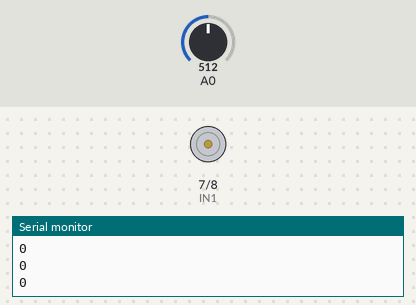
Bench run of a sketch on a simulated Arduino Uno, built with avr-gcc and run on an emulated ATmega328P. On the bench: motor-driver pin pairs drawn as motors (green arrow = first pin HIGH = forward, orange = second pin HIGH = backward, longer = more drive, scaled by the enable pin), the last lines printed to the serial monitor. The inputs (shaded band) are chosen by the test bench; at power-on: A0 = 512.

Above: at 1.2 s.
1.3 s: A0 set to 525
At 2.6 s:
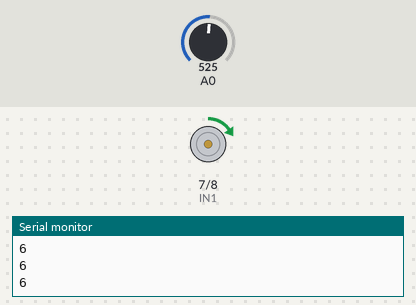
2.9 s: A0 set to 511
At 3.8 s:
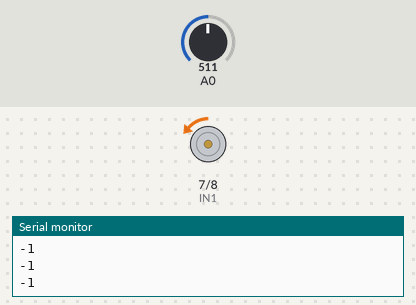
4.5 s: A0 set to 306
At 5.0 s:
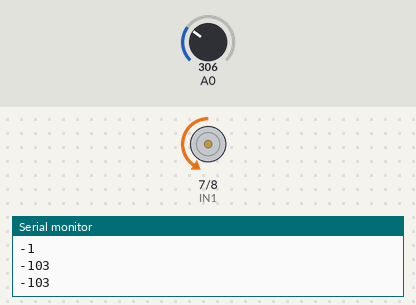
6.1 s: A0 set to 122
At 7.4 s:
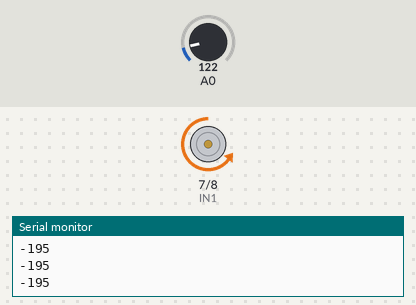
7.7 s: A0 set to 716
At 8.7 s:
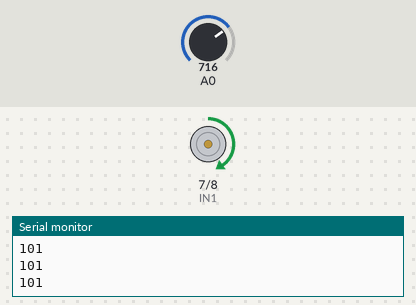
9.3 s: A0 set to 900
At 9.8 s:
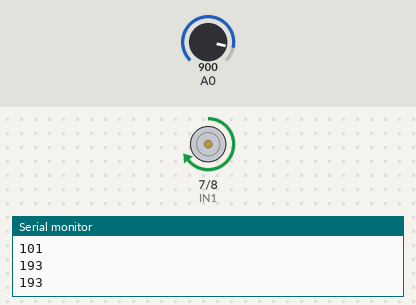
Timing chart, 0 to 11.9 s (numbered marks = the images above; inputs shaded):
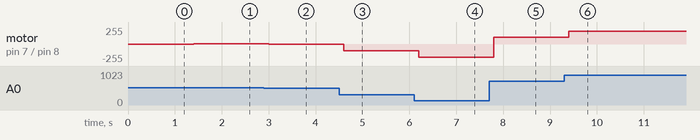

The sketch:

ovladani_dc_motoru.ino
```cpp
/*
ENA 9
IN1 7
IN2 8
*/
#define IN1 7
#define IN2 8
#define ENA 9

unsigned long predtim = 0;

void setup() {
  pinMode(IN1, OUTPUT);
  pinMode(IN2, OUTPUT);
  pinMode(ENA, OUTPUT);
  Serial.begin(9600);
}

void loop() {
  unsigned long ted = millis();
  if (ted >= predtim + 200) {
    int joystick = analogRead(A0);
    int rychlost = map(joystick, 0, 1023, -255, 255);
    if (rychlost > 0) {
      digitalWrite(IN1, HIGH);
      digitalWrite(IN2, LOW);
    } else if (rychlost < 0) {
      digitalWrite(IN1, LOW);
      digitalWrite(IN2, HIGH);
    } else {
      digitalWrite(IN1, LOW);
      digitalWrite(IN2, LOW);
    }
    Serial.println(rychlost);
    analogWrite(ENA, abs(rychlost));
    predtim = ted;
  }
}
```

Measured:
- after the input at 1.3 s, motor on pin 7 (IN1) / pin 8 (IN2): stopped → forward 6/255 after 0.10 s
- after the input at 2.9 s, motor on pin 7 (IN1) / pin 8 (IN2): forward 6/255 → backward 1/255 after 0.10 s
- after the input at 4.5 s, motor on pin 7 (IN1) / pin 8 (IN2): backward 1/255 → backward 103/255 after 0.10 s
- after the input at 6.1 s, motor on pin 7 (IN1) / pin 8 (IN2): backward 103/255 → backward 195/255 after 0.10 s
- after the input at 7.7 s, motor on pin 7 (IN1) / pin 8 (IN2): backward 195/255 → forward 101/255 after 0.10 s
- after the input at 9.3 s, motor on pin 7 (IN1) / pin 8 (IN2): forward 101/255 → forward 193/255 after 0.10 s
